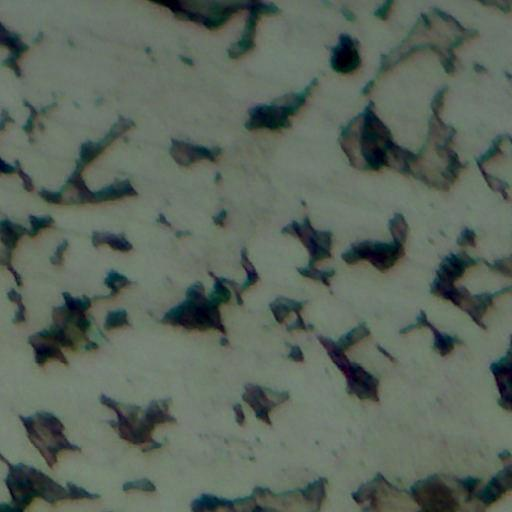
#> input picture datasets/dataset1/train_images/3.jpg, 512 x 512 px; its folder holds 5 pictures in this run
$ python spfca.py
#> lines starting #> are read from the running program, lines starting #| are printed output that depends on the picture; after the words box and inside, x2 and y2 are one past the last pixel; in counts of white or black regions, pixels touching at a corner belong together
import numpy as np
import copy
import cv2
from skimage.segmentation import slic
from sklearn.decomposition import PCA
from sklearn.cluster import SpectralClustering
from scipy.linalg import eigh
from skimage.util import img_as_float

def SPFCA(image, n_segment, compactness, target=None):
    """
    Superpixel-based principal feature clustering annotation (SPFCA) algorithm.
    refer to: https://doi.org/10.1016/j.matchar.2024.114523
    author: S.L. Lin
    paper title: Superpixel-based principal feature clustering annotation method for dual-phase microstructure segmentation

    Parameters:
    - image: Input image which can be a file path or a numpy array.
    - n_segment: The number of superpixels to generate.
    - compactness: Balances color proximity and space proximity.
                   Higher values give more weight to space proximity, making superpixels more square/cubic.
    - target: Ground truth for accuracy calculation (optional).

    Returns:
    - label: Annotated image with superpixel-based segmentation.
    - accuracy: Accuracy of the segmentation against the target (if provided).
    """

    #### Type inspection and preprocessing ####
    # Check if the image is a file path and read the image
    if type(image) == str:
        image = cv2.imread(image)
        if image is None:
            raise ValueError("Image not found")
    # Ensure the image is a numpy array
    if isinstance(image, np.ndarray) == False:
        image = np.array(image, dtype=np.uint8)
    # Convert color image to grayscale
    if image.ndim == 3:
        image = cv2.cvtColor(image, cv2.COLOR_RGB2GRAY)
    # Convert the image to a floating-point number and normalize it
    image = img_as_float(image)

    #### Using SLIC algorithm for superpixel segmentation ####
    # Segment the image using the SLIC algorithm
    segments_slic = slic(image, n_segments=n_segment, compactness=compactness, channel_axis=None, start_label=0)
    unique_elements, counts = np.unique(segments_slic, return_counts=True)

    # Create a superpixel sample matrix with unified dimensions
    max_count_index = np.argmax(counts)
    max_counts = counts[max_count_index]
    superpixel_index_list = list(set(segments_slic.flatten()))
    superpixel_samples = np.zeros((len(unique_elements), max_counts), dtype=np.float32)  # Unified dimensional superpixel samples
    mean_value_list = np.zeros(len(unique_elements))  # List of pixel mean values in superpixels

    # Perform superpixel sample sampling
    for superpixel_index in superpixel_index_list:
        mask = (segments_slic != superpixel_index)
        superpixel_matrix = copy.deepcopy(image)
        superpixel_matrix[mask] = 0  # Remove pixels other than the current superpixel
        non_zero_indices = np.nonzero(superpixel_matrix.flatten())  # Find the index of non-zero elements
        if len(non_zero_indices[0]) > 0:
            non_zero_elements = superpixel_matrix.flatten()[non_zero_indices]
            mean_value_list[superpixel_index] = np.mean(non_zero_elements)  # Calculate the mean of pixels within a superpixel
            superpixel_samples[superpixel_index][:len(non_zero_elements)] = non_zero_elements  # Fill the feature values into the superpixel sample matrix
        else:
            mean_value_list[superpixel_index] = 0


    #### Perform principal feature extraction on the superpixel sample matrix ####
    pca = PCA(n_components=15)
    pca.fit(superpixel_samples)
    superpixel_samples = pca.fit_transform(superpixel_samples)

    #### spectralClustering ####
    # Apply spectral clustering to the reduced feature space
    model = SpectralClustering(n_clusters=2, affinity='rbf', random_state=0)
    model.fit(superpixel_samples)

    # annotation
    superpixel_labels = model.fit_predict(superpixel_samples)
    label = np.zeros_like(image)
    mean_value_of_label0 = np.sum(mean_value_list[superpixel_labels == 0])
    mean_value_of_label1 = np.sum(mean_value_list[superpixel_labels == 1])
    if mean_value_of_label1 > mean_value_of_label0:
        superpixel_labels = 1 - superpixel_labels
    for index in range(len(superpixel_labels)):
        if superpixel_labels[index] != 0:
            mask = (segments_slic == index)
            label[mask] = 1
    accuracy = 0
    if target is not None:
        # Calculate accuracy
        accuracy = np.sum(np.logical_and(label, target)) / np.sum(np.logical_or(label, target))
    return label, accuracy

if __name__ == "__main__":
    import matplotlib.pyplot as plt
    image_path = f"./datasets/dataset1/train_images/{3}.jpg"
    # label_path = f"./datasets/dataset1/train_label/{3}.npy"
    # target = np.load(label_path)
    # 读取图片
    oriimage = cv2.imread(image_path)
#> oriimage is the input picture: shape (512, 512, 3); mean B, G, R 92.1, 102.6, 91.7
    # 将彩色图片转换为灰度图片
    gray_image = cv2.cvtColor(oriimage, cv2.COLOR_RGB2GRAY)
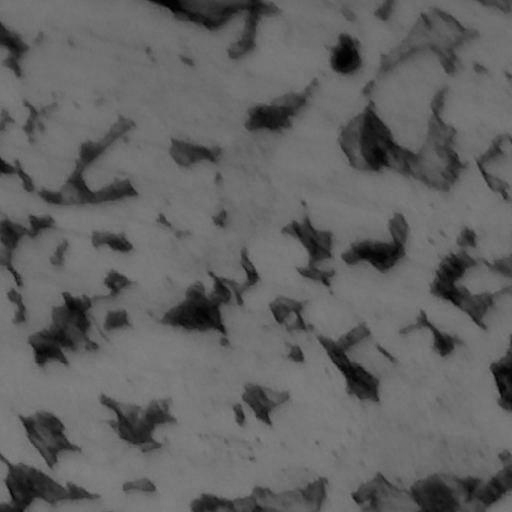
#> gray_image: shape (512, 512); min 1, max 130, mean 98.3
    # 将图像转换为浮点数
    image = img_as_float(gray_image)
    label,accuracy = SPFCA(image,n_segment=1000,compactness=0.5,target=None)
#> in SPFCA, `segments_slic = slic(image, n_segments=n_segment, compactness=compactn..`:
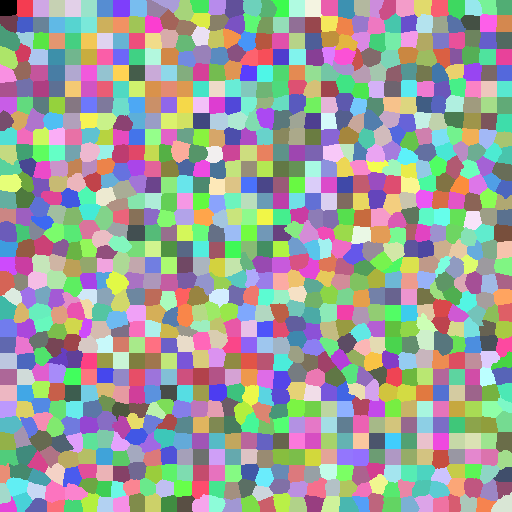
#> segments_slic: shape (512, 512) int64; 1024 distinct labels, from 0 to 1023; one colour per label, 0 black
#> in SPFCA, `unique_elements, counts = np.unique(segments_slic, return_counts=True)`: unique_elements = 1024 values from 0 to 1023; counts = 1024 values, max 359 at index 676, min 148 at index 801, mean 256
#> in SPFCA, `max_count_index = np.argmax(counts)`: max_count_index = 676
#> in SPFCA, `max_counts = counts[max_count_index]`: max_counts = 359
#> in SPFCA, `superpixel_index_list = list(set(segments_slic.flatten()))`: superpixel_index_list = 1024 values from 0 to 1023
#> in SPFCA, `superpixel_samples = np.zeros((len(unique_elements), max_counts), dtyp..`: superpixel_samples: shape (1024, 359) float32; every value is 0
#> in SPFCA, `mean_value_list = np.zeros(len(unique_elements))`: mean_value_list = 1024 values from 0 to 0
#> the loop in SPFCA, `for superpixel_index in superpixel_index_list:` made 1024 passes
#> pass 1, in SPFCA, `mask = (segments_slic != superpixel_index)`:
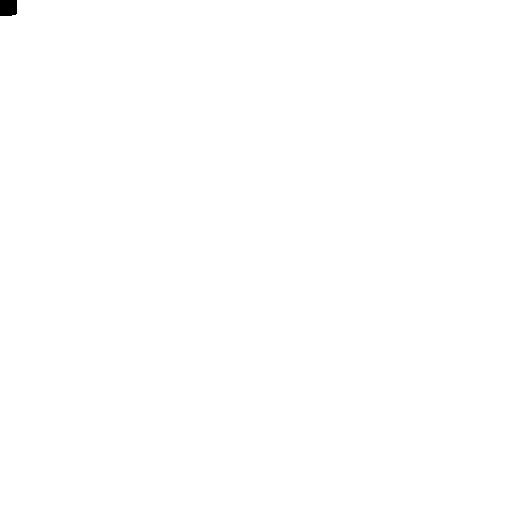
#> mask: shape (512, 512) bool; 99.9% white; 1 black region, box (x1, y1, x2, y2) and area: (0, 0, 17, 16) 266
#> pass 3, in SPFCA, `mask = (segments_slic != superpixel_index)`:
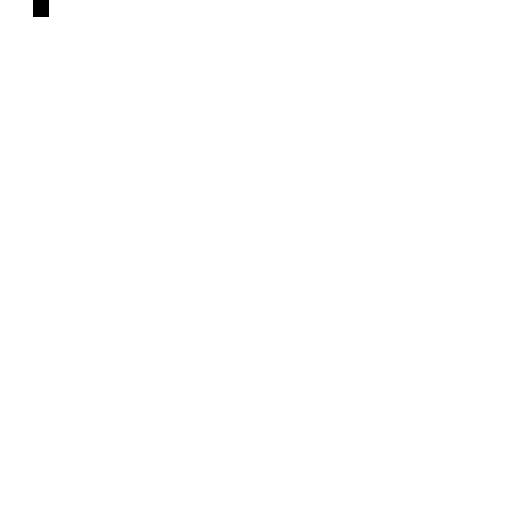
#> mask: shape (512, 512) bool; 99.9% white; 1 black region, box (x1, y1, x2, y2) and area: (33, 0, 49, 17) 272
#> after the loop in SPFCA, `for superpixel_index in superpixel_index_list:`:
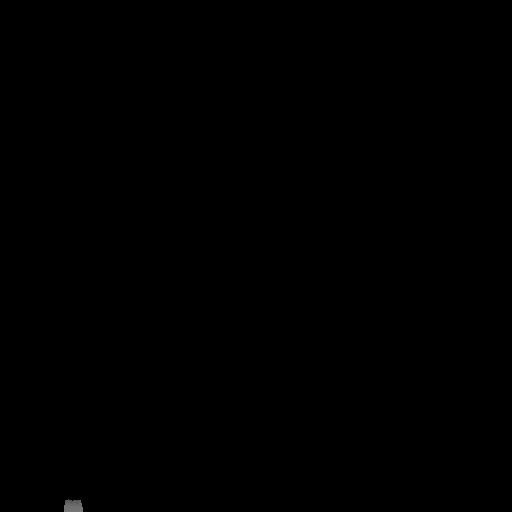
#> superpixel_matrix: shape (512, 512) float64; min 0, max 0.471, mean 0.000339
#> after the loop in SPFCA, `for superpixel_index in superpixel_index_list:`:
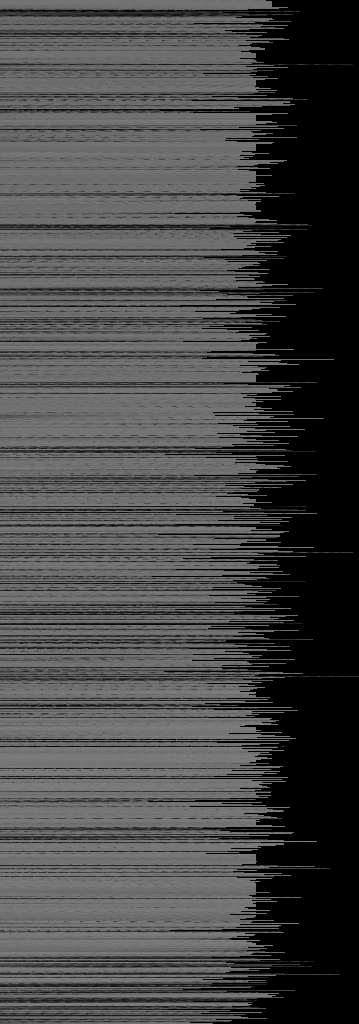
#> superpixel_samples: shape (1024, 359) float32; min 0, max 0.51, mean 0.275
#> after the loop in SPFCA, `for superpixel_index in superpixel_index_list:`: mean_value_list = 1024 values, max 0.488 at index 933, min 0.0379 at index 109, mean 0.384
#> in SPFCA, `superpixel_labels = model.fit_predict(superpixel_samples)`: superpixel_labels = 1024 values, max 1 at index 10, min 0 at index 0, mean 0.218
#> in SPFCA, `mean_value_of_label0 = np.sum(mean_value_list[superpixel_labels == 0])`: mean_value_of_label0 = 342.5
#> in SPFCA, `mean_value_of_label1 = np.sum(mean_value_list[superpixel_labels == 1])`: mean_value_of_label1 = 50.39
#> after the loop in SPFCA, `for index in range(len(superpixel_labels)):`:
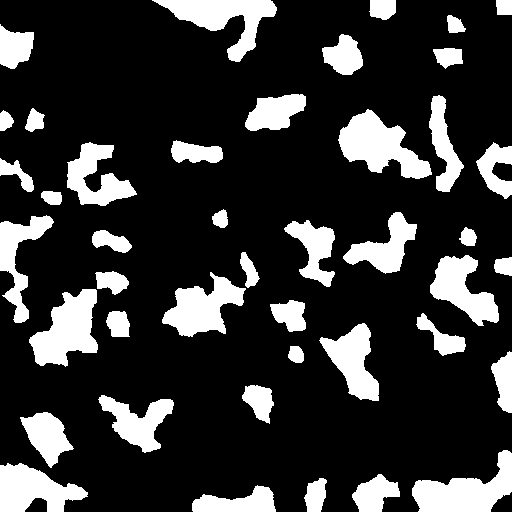
#> label: shape (512, 512) float64; values 0 (black) and 1 (white), 20.5% white; 43 white regions, largest, box (x1, y1, x2, y2) and area: (338, 109, 432, 179) 3341, (412, 450, 512, 512) 3214, (29, 289, 98, 367) 3182
#> accuracy = 0
    plt.imshow(label)
